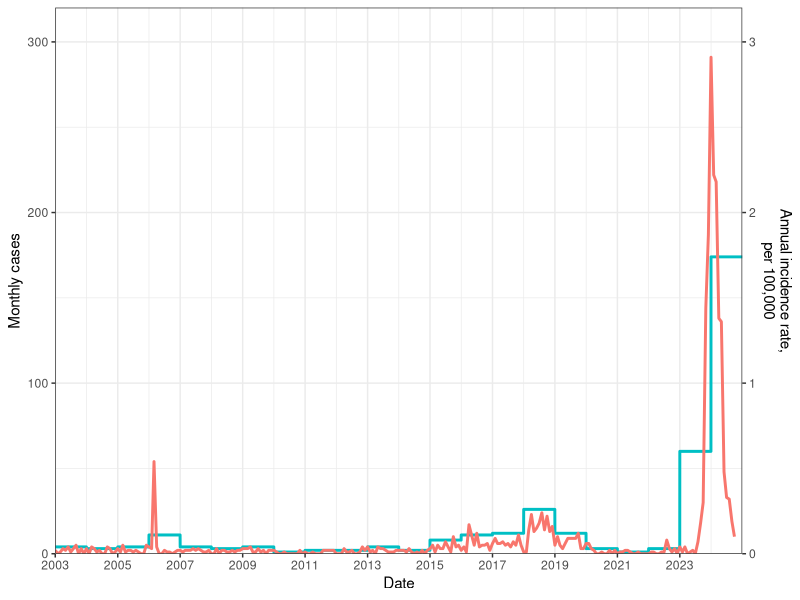

Reproduce this figure in R. (Note: this script raises an error after producing the figure.)

# packages ----------------------------------------------------------------

library(tidyverse)
library(openxlsx)
library(patchwork)
library(Cairo)

# data --------------------------------------------------------------------

# age data, by year and type
data_raw_ac <- read.csv('./data/Pertussis_ac.csv') |> 
     mutate(Type = 'Cases')
data_raw_ad <- read.csv('./data/Pertussis_ad.csv') |> 
     mutate(Type = 'Deaths')

data_age <- bind_rows(data_raw_ac, data_raw_ad) |> 
     select(Areas, Age, Cases, Year, Type) |> 
     filter(Areas == 'Total' & Age != 'Total' & Age != 'Unknown') |> 
     mutate(Age_label = case_when(Age %in% c('0', '<1', '1-1', '2-2') ~ '0-2',
                                  Age %in% c('3-3', '4-4', '5-5') ~ '3-5',
                                  Age %in% c('6-6', '7-9') ~ '6-9',
                                  TRUE ~ Age),
            Age_label = factor(Age_label, levels = c('0-2', '3-5', '6-9',
                                                     '10-14', '15-24', '25-34', '35-44', '45-54', '55-64', '65+'))) |>
     group_by(Year, Type, Age_label) |>
     summarise(Cases = sum(Cases),
               .groups = 'drop') |> 
     pivot_wider(names_from = Type, values_from = Cases) |> 
     group_by(Year) |>
     mutate(CasesPer = Cases / sum(Cases))

remove(data_raw_ac, data_raw_ad)

# rate data, by year and type
data_rate <- read.csv('./data/Pertussis_rate.csv') |> 
     filter(Areas == 'Total') |>
     select(Year, Incidence, Cases, Deaths) |> 
     arrange(Year) |> 
     mutate(Start = as.Date(paste(Year, '01', '01', sep = '-')),
            End = as.Date(paste(Year, '12', '31', sep = '-'))) |> 
     pivot_longer(cols = c(Start, End), names_to = 'Type', values_to = 'Date')

# monthly data
data_mcd <- read.csv('./data/Pertussis_mcd.csv') |> 
     filter(Areas == 'Total' & Month != 'Total') |> 
     # transform month (Jan, Feb, Mar, Apr, May, June, July, Aug, Sep, Oct, Nov, Dec) to integer
     mutate(MonthNum = factor(Month, levels = c('Jan', 'Feb', 'Mar', 'Apr', 'May', 'June', 'July', 'Aug', 'Sept', 'Oct', 'Nov', 'Dec')) |> 
                as.integer(),
            Date = as.Date(paste(Year, MonthNum, '01', sep = '-'))) |>
     select(Year, Month, MonthNum, Date, Type, Count) |>
     pivot_wider(names_from = Type, values_from = Count) |> 
     arrange(Date) |> 
     filter(Date <= '2024-10-01')
     
# plot --------------------------------------------------------------------

# epidemic curve
fig1 <- ggplot() +
     geom_line(data = data_rate, aes(x = Date, y = Incidence * 100, color = 'Incidence'), size = 1)+
     geom_line(data = data_mcd, aes(x = Date, y = Cases, color = 'Cases'), size = 1) +
     # using second y-axis
     scale_y_continuous(sec.axis = sec_axis(~ . * 0.01, name = 'Annual incidence rate,\nper 100,000'),
                        limits = c(0, NA),
                        expand = expansion(mult = c(0, 0.1))) +
     scale_x_date(breaks = seq(as.Date('2003-01-01'), as.Date('2024-10-01'), by = '2 years'),
                  limits = c(as.Date('2003-01-01'), as.Date('2024-12-31')),
                  expand = expansion(add = c(0, 0)),
                  date_labels = '%Y')+
     theme_bw() +
     theme(legend.position = 'none') +
     labs(x = 'Date',
          y = 'Monthly cases',
          color = 'Type',
          title = NULL)

# age distribution

fill_colors <- pal_npg()(length(unique(data_age$Age_label)))
names(fill_colors) <- unique(data_age$Age_label)

fig2 <- ggplot(data_age) +
     geom_col(aes(x = Year, y = Cases, fill = Age_label),
              position = "fill") +
     theme_bw()+
     theme(legend.position = 'bottom') +
     scale_x_continuous(breaks = seq(2003, 2024, 2),
                        expand = expansion(mult = c(0, 0))) +
     scale_y_continuous(labels = scales::percent_format(accuracy = 1),
                        expand = expansion(mult = c(0, 0))) +
     scale_fill_manual(values = fill_colors) +
     labs(x = 'Year',
          y = 'Proportion of cases',
          fill = 'Age group',
          title = 'A')+
     # guides by row
     guides(fill = guide_legend(nrow = 1))

data_age_all <- data_age |> 
     group_by(Age_label) |>
     summarise(Cases = sum(Cases),
               Deaths = sum(Deaths),
               .groups = 'drop') |>
     pivot_longer(cols = c(Cases, Deaths), names_to = 'Type', values_to = 'Count') |>
     group_by(Type) |>
     mutate(Prop = Count / sum(Count),
            Age_label = factor(Age_label, levels = rev(levels(Age_label))),
            Label = paste0(Count, ' (', scales::percent(Prop, accuracy=0.01), ')')) |> 
     filter(Prop != 0)

fig3 <- ggplot(data_age_all) +
     geom_col(aes(x = Count, y = Type, fill = Age_label),
              position = 'fill',
              show.legend = FALSE) +
     geom_text(aes(x = Count, y = Type, label = Label),
               angle = 90,
               size = 2,
               show.legend = FALSE,
               position = position_fill(vjust = 0.5))+
     theme_bw()+
     theme(legend.position = 'none')+
     scale_x_continuous(labels = scales::percent_format(accuracy = 1),
                        expand = expansion(mult = c(0, 0)))+
     scale_fill_manual(values = fill_colors)+
     labs(x = NULL,
          y = NULL,
          fill = 'Age group',
          title = 'B')+
     guides(fill = guide_legend(nrow = 1))

fig <- fig2 + fig3 + plot_layout(ncol = 1, heights = c(2, 1), guides = 'collect') &
     theme(legend.position = 'bottom')
            
# save --------------------------------------------------------------------

ggsave('fig1.pdf',
       fig1,
       width = 8,
       height = 4,
       device = cairo_pdf)

ggsave('fig2.pdf',
       fig,
       width = 8,
       height = 6,
       device = cairo_pdf)
